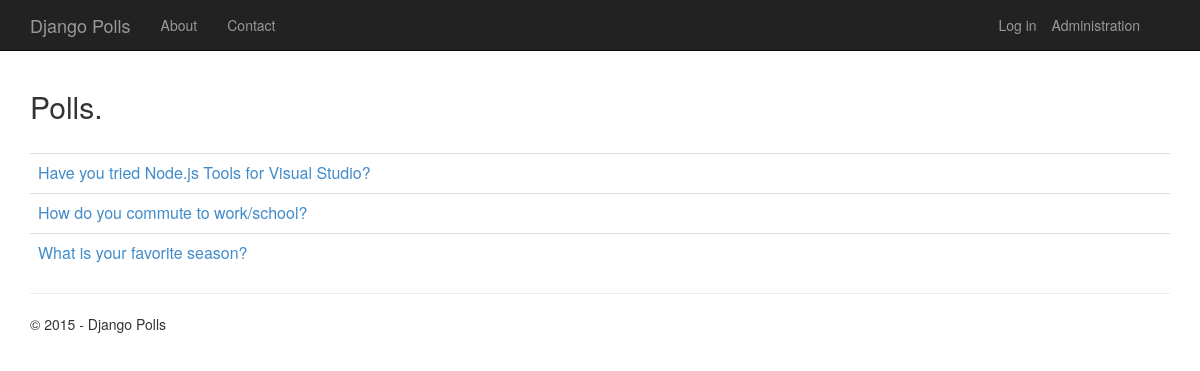
Before: / with the older database file.
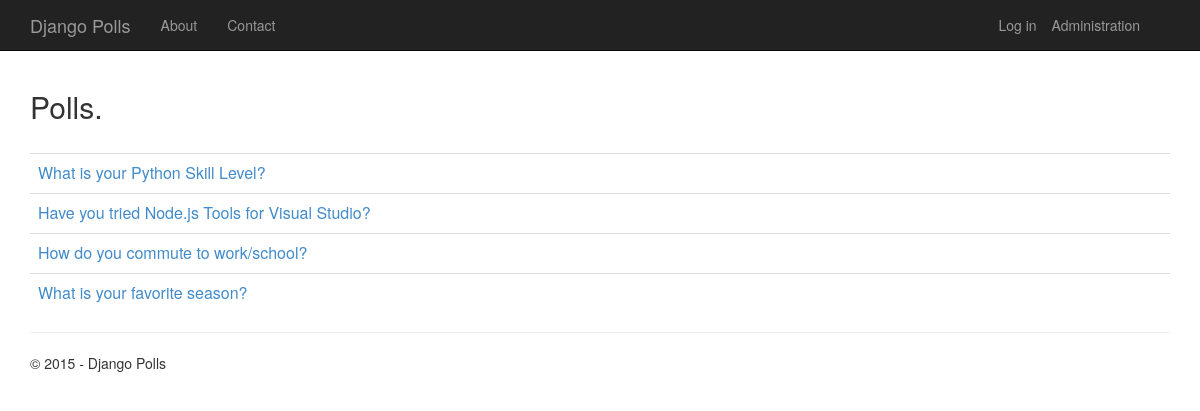
After: the same page with the newer database file.
### app/models.py (models this page shows, shortened)
class Poll(models.Model):
    text = models.CharField(max_length=200)
    pub_date = models.DateTimeField('date published')

### app/views.py (the view)
class PollListView(ListView):
    model = Poll
    def get_context_data(self, **kwargs):
        context = super(PollListView, self).get_context_data(**kwargs)
        context['title'] = 'Polls'
        context['year'] = datetime.now().year
        return context

### app/templates/app/index.html (shortened to what this page needs)
{% extends "app/layout.html" %}
{% block content %}
<h2>Polls.</h2>
<br/>
{% if latest_poll_list %}
<table class="table table-hover">
    <tbody>
        {% for poll in latest_poll_list %}
        <tr>
            <td>
                <a href="{% url 'app:detail' poll.id %}">{{poll.text}}</a>
            </td>
        </tr>
        {% endfor %}
    </tbody>
</table>
{% endif %}
{% endblock %}

Changed rows visible on the page:
added Poll: text "What is your Python Skill Level?"
